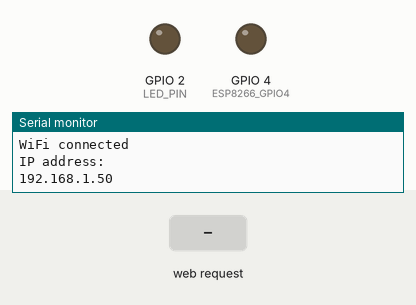
Bench run of a sketch on a simulated ESP8266 (NodeMCU). On the bench: output pins drawn as LEDs (lit = HIGH), the last lines printed to the serial monitor. The test bench sets the inputs (shaded band). WiFi joins after 1.5 s; servers stay silent unless stated.

Above: at 2.7 s.
2.8 s: HTTP request GET /open received
At 3.3 s:
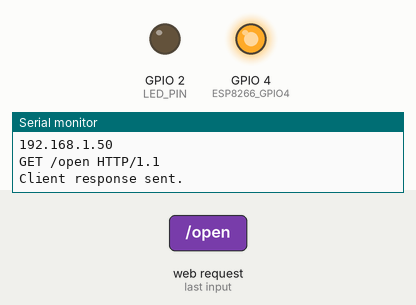
5.8 s: HTTP request GET /close received
At 6.8 s:
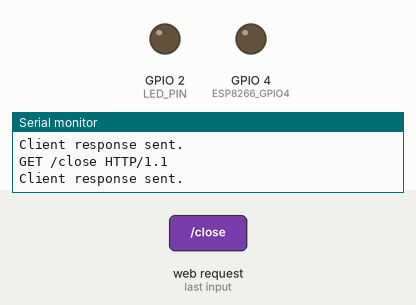
Timing chart, 0 to 8.8 s (numbered marks = the images above; inputs shaded):
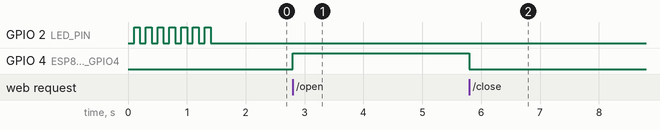

Measured:
- after the input at 2.8 s, GPIO 4 (ESP8266_GPIO4): LOW → HIGH at once
- after the input at 5.8 s, GPIO 4 (ESP8266_GPIO4): HIGH → LOW at once

The sketch:

generator_web_6.ino
```cpp
#include <ESP8266WiFi.h>

// Esp8266 pinouts
#define ESP8266_GPIO2    2  // Blue LED.
#define ESP8266_GPIO4    4  // Relay control.
#define ESP8266_GPIO5    5  // Optocoupler input.
#define LED_PIN          ESP8266_GPIO2
// WiFi Definitions.
const char ssid[] = "Wifi";
const char pswd[] = "Password";
WiFiServer server( 80 );
volatile int relayState = 0;      // Relay state.

void setup() {
  initHardware();
  connectWiFi();
  server.begin();

}

void GetClient( WiFiClient client ) {
  // Read the first line of the request.
  String req = client.readStringUntil( '\r' );
  Serial.println( req );
  client.flush();

  String s = "HTTP/1.1 200 OK\r\nContent-Type: text/html\r\n\r\n<!DOCTYPE HTML>\r\n<html>\r\n";
         s += "<head><style>html { font-family: Helvetica; display: inline-block; margin: 0px auto; text-align: center;}";
         s += "button { background-color: #195B6A; border: none; color: white; padding: 16px 40px;";
         s += "text-decoration: none; font-size: 30px; margin: 2px; cursor: pointer;}";
         s += "button2 {background-color: #77878A;}</style></head>";
  if ( req.indexOf( "OPTIONS" ) != -1 ) {
    s += "Allows: GET, OPTIONS<br>";
    s += "<p><a href=\"open\"><button class=\"button\">Generator Start</button></a></p>";
    //s += "<a href=\"open\">Generator Start</a><br>";
    s += "<p><a href=\"close\"><button class=\"button2\">Generator Stop</button></a></p>";
    //s += "<a href=\"close\">Generator Stop</a><br>";
    s += "<a href=\"io\">Input Status</a><br>";
  } else if ( req.indexOf( "GET" ) != -1 ) {
    if ( req.indexOf( "open" ) != -1 ) {
      // relay on!
        s += "Generator on!<br>";
      //s += "<a href=\"close\">Relay Close</a><br>";
      //s += "<a href=\"open\">Relay Open</a><br>";
      //s += "<a href=\"io\">Input Status</a><br>";
      relayState = 1;
      digitalWrite( ESP8266_GPIO4, 1 ); // Relay control pin.

    } else if ( req.indexOf( "close" ) != -1 ) {
      // relay off!
      s += "Generator off!<br>";
      //s += "<a href=\"close\">Relay Close</a><br>";
      //s += "<a href=\"open\">Relay Open</a><br>";
      //s += "<a href=\"io\">Input Status</a><br>";
      relayState = 0;
      digitalWrite( ESP8266_GPIO4, 0 ); // Relay control pin.

    } else if ( req.indexOf( "relay" ) != -1 ) {
      if ( relayState == 0 ){
         //relay off!
        s += "Generator off!<br>";
        s += "<a href=\"close\">Start Generator</a><br>";
        s += "<a href=\"open\">Stop Open</a><br>";
        s += "<a href=\"io\">Generator Status</a><br>";
      }else
        // relay on!
        s += "Generator on!<br>";
        //s += "<a href=\"close\">Relay Close</a><br>";
        //s += "<a href=\"open\">Relay Open</a><br>";
        //s += "<a href=\"io\">Input Status</a><br>";
    } else if ( req.indexOf( "io" ) != -1 ) {
      if ( digitalRead( ESP8266_GPIO5 ) == 0 ){
        s += "input io is:Generator Stoped!<br>";
        //s += "<a href=\"close\">Relay Close</a><br>";
        //s += "<a href=\"open\">Relay Open</a><br>";
        //s += "<a href=\"io\">Input Status</a><br>";
      }else
        s += "input io is:Generator Started!<br>";
        //s += "<a href=\"close\">Relay Close</a><br>";
        //s += "<a href=\"open\">Relay Open</a><br>";
        //s += "<a href=\"io\">Input Status</a><br>";
    } else if ( req.indexOf( "MAC" ) != -1 ) {
      uint8_t mac[WL_MAC_ADDR_LENGTH];
      WiFi.softAPmacAddress( mac );
      String macID = String( mac[WL_MAC_ADDR_LENGTH - 5], HEX) + String( mac[WL_MAC_ADDR_LENGTH - 4], HEX) +
                     String( mac[WL_MAC_ADDR_LENGTH - 3], HEX) + String( mac[WL_MAC_ADDR_LENGTH - 2], HEX) +
                     String( mac[WL_MAC_ADDR_LENGTH - 1], HEX) + String( mac[WL_MAC_ADDR_LENGTH], HEX);
      macID.toUpperCase();
      s += "MAC address: " + macID +"<br>";
      // s += "<a href=\"close\">Relay Close</a><br>";
      //s += "<a href=\"open\">Relay Open</a><br>";
      //s += "<a href=\"io\">Input Status</a><br>";
    } else
      s += "Invalid Request.<br> Generator Menu: open/close/relay/io/MAC (use Generato Start,Stop or input Status<br>";
      //s += "<a href=\"open\">Start Generator</a><br>";
      s += "<p><a href=\"open\"><button class=\"button\">Start Generator</button></a></p>";
      //s += "<a href=\"close\">Stop Generator</a><br>";
      s += "<p><a href=\"close\"><button class=\"button\">Stop Generator</button></a></p>";
      //s += "<a href=\"io\">Generator Status</a><br>";
      s += "<p><a href=\"io\"><button class=\"button\">Generator Status</button></a></p>";
  } else
    s = "HTTP/1.1 501 Not Implemented\r\nContent-Type: text/html\r\n\r\n<!DOCTYPE HTML>\r\n<html>\r\n";

  client.flush();
  s += "<a href=\"http://www.giga.co.za\">Giga Technology</a>";
  s += "</html>\n";

  // Send the response to the client.
  client.print( s );
  delay( 1 );
  Serial.println( "Client response sent." );
}

void loop() {
  // Check if a client has connected.
  WiFiClient client = server.available();
  if ( client )
    GetClient( client );
}

void connectWiFi() {
  byte ledStatus = LOW;
  Serial.println();
  Serial.println( "Connecting to: " + String( ssid ) );
  // Set WiFi mode to station (as opposed to AP or AP_STA).
  WiFi.mode( WIFI_STA );

  // WiFI.begin([ssid], [passkey]) initiates a WiFI connection.
  // to the stated [ssid], using the [passkey] as a WPA, WPA2, or WEP passphrase.
  WiFi.begin( ssid, pswd );

  while ( WiFi.status() != WL_CONNECTED ) {
    // Blink the LED.
    digitalWrite( LED_PIN, ledStatus ); // Write LED high/low.
    ledStatus = ( ledStatus == HIGH ) ? LOW : HIGH;
    delay( 100 );
  }

  Serial.println( "WiFi connected" );
  Serial.println( "IP address: " );
  Serial.println( WiFi.localIP() );
}

void initHardware() {
  Serial.begin( 9600 );
  pinMode( ESP8266_GPIO4, OUTPUT );       // Relay control pin.
  pinMode( ESP8266_GPIO5, INPUT_PULLUP ); // Input pin.
  pinMode( LED_PIN, OUTPUT );             // ESP8266 module blue LED.
  digitalWrite( ESP8266_GPIO4, 0 );       // Set relay control pin low.
}
```
